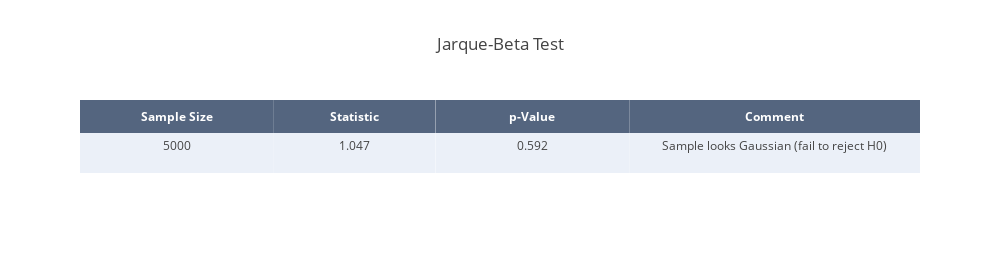

Notebook code for this chart:
### Markdown cell above
### Jarque-Beta Test

### Code cell
# Normality test
test = "Jarque-Beta Test"
stat, p = stats.jarque_bera(samples_r_s)

# Round results
stat = round(stat, 3)
p = round(p, 3)

# Interpre results
alpha = 0.05
if p > alpha:
    msg = 'Sample looks Gaussian (fail to reject H0)'
else:
    msg = "Sample does not look Gaussian (reject H0)"

# Create table
result_mat = [len(samples_r_s), stat, p, msg]

trace = go.Table(
    header=dict(values=['<b>Sample Size</b>', '<b>Statistic</b>', '<b>p-Value</b>', '<b>Comment</b>'],
                line = dict(width=0),
                fill = dict(color='rgba(42,63,95,0.8)'),
                align = 'center',
                font = dict(
                    color = '#ffffff',
                    size = 12
                )),
    cells=dict(values=np.array(result_mat).T,
               line = dict(width=0),
               fill = dict(color=[['#EBF0F8', '#ffffff', '#EBF0F8', '#ffffff']]),
               align = 'center',
               height = 40),
    columnwidth=[0.3, 0.25, 0.3, 0.45])
       
data = [trace]

layout = dict(title=test, height=260, width=1000)

jb_table = dict(data=data, layout=layout)

# Plot table
py.offline.iplot(jb_table)

### Figure 1 — Plotly figure (JSON) as saved in the notebook; plotly's stock layout.template omitted (floating-point values rounded to 4 significant figures)
{"data": [{"cells": {"align": "center", "fill": {"color": [["#EBF0F8", "#ffffff", "#EBF0F8", "#ffffff"]]}, "height": 40, "line": {"width": 0}, "values": ["5000", "1.047", "0.592", "Sample looks Gaussian (fail to reject H0)"]}, "columnwidth": [0.3, 0.25, 0.3, 0.45], "header": {"align": "center", "fill": {"color": "rgba(42,63,95,0.8)"}, "font": {"color": "#ffffff", "size": 12}, "line": {"width": 0}, "values": ["<b>Sample Size</b>", "<b>Statistic</b>", "<b>p-Value</b>", "<b>Comment</b>"]}, "type": "table", "uid": "966c0429-83a3-4246-8a5f-d51d0a6a4244"}], "layout": {"height": 260, "title": {"text": "Jarque-Beta Test"}, "width": 1000}}
